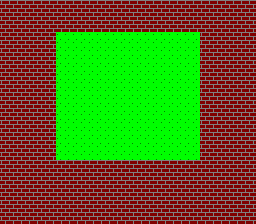

A 2D game scene composited from a Tiled map and its tileset images. What follows is a short description and the map's XML, with each tile layer's data collapsed to a summary:
An orthogonal 32x28 tile map with 8x8 px tiles, 1 tile layer (タイル・レイヤー 1).

<map version="1.2" tiledversion="1.3.1" orientation="orthogonal" renderorder="right-down" compressionlevel="0" width="32" height="28" tilewidth="8" tileheight="8" infinite="0" nextlayerid="2" nextobjectid="1">
 <tileset firstgid="1" source="bg_tile.tsx" />
 <layer id="1" name="タイル・レイヤー 1" width="32" height="28">
  <data>[896 cells, 896 non-empty, 2 distinct tile ids]</data>
 </layer>
</map>